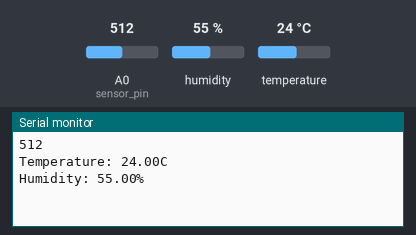
Bench run of a sketch on a simulated ESP8266 (NodeMCU). On the bench: the last lines printed to the serial monitor. Inputs (shaded band) come from the test bench; at power-on: humidity 55 %, A0 (sensor_pin) = 512, temperature 24 °C.

Above: at 2.7 s.
2.8 s: humidity set to 22 %
4.3 s: A0 (sensor_pin) set to 716
At 5.7 s:
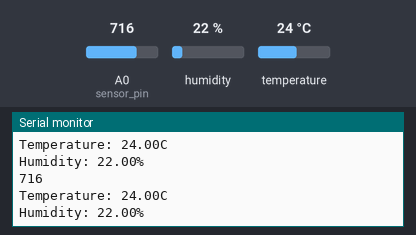
5.8 s: temperature set to 12 °C
At 7.1 s:
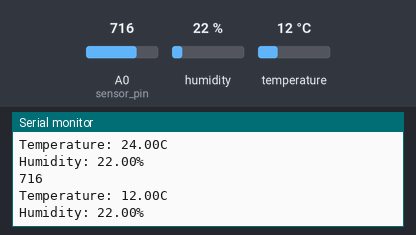
7.3 s: A0 (sensor_pin) set to 900
At 8.1 s:
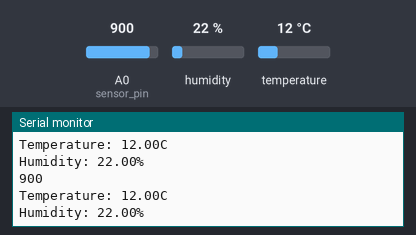
8.8 s: humidity set to 40 %
At 10.9 s:
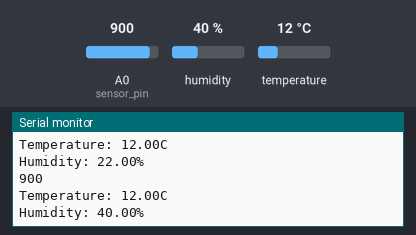
Timing chart, 0 to 11.3 s (numbered marks = the images above; inputs shaded):
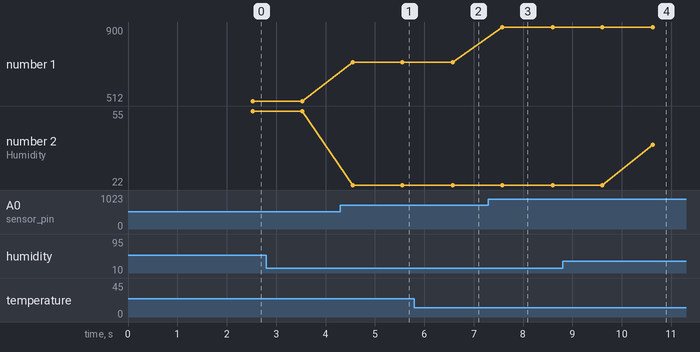

The sketch:

smart_agriculture.ino
```cpp
#define CAYENNE_PRINT Serial
#include <CayenneMQTTESP8266.h>
#include <DHT.h>

//WiFi Credential (Connect to WiFi)
char ssid[] = "CANALBOX-DBD6";
char wifi_password[] = "1316523275";

//Cayenne Credentials
char username[] = "00be5fb0-0976-11ec-9b2d-abd5fca49150";
char password[] = "b38634a5f495ea8fd5bc897f7864c056a615186a";
char clientID[] = "5ad07260-137e-11ec-9b2d-abd5fca49150";

//Capacitive soil moisture sensor setings
//-------------------------------------------------------------//
int sensor_pin = A0;
const int constant_value_in_air  = 0; //this is must be higher than the value in water
const int constant_value_in_water = 0; //this must be lower than the value in air.
int moisture_value = 0;
float sensor_voltage = 0;
int soil_moisture_percent = 0;

//DHT 11 Settings
//-------------------------------------------------------------//
#define DHTPIN 5
#define DHTTYPE DHT11
DHT dht(DHTPIN, DHTTYPE);
//Variables to hold temperature and humidity
float t;
float h;

void setup() {
  Serial.begin(9600);
  Cayenne.begin(username, password, clientID, ssid, wifi_password);
  dht.begin();
  pinMode(A0, INPUT);
}

void loop() {
  Cayenne.loop();
  moisture_value = analogRead(sensor_pin);

  t = dht.readTemperature();
  h = dht.readHumidity();

//  Displaying to Serial Monitor
  Serial.println(moisture_value);
  Serial.print("Temperature: ");
  Serial.print(t);
  Serial.println("C");
  Serial.print("Humidity: ");
  Serial.print(h);
  Serial.println("%");

//  virtualWrite(channel_number, value, "type value", "unit value");
  //or use map form 0 to 100
//  Cayenne.virtualWrite(1, map(ldr_data, 0, 1024, 0, 100));


//  Pushing sensors values to Cayene dashboard
//-------------------------------------------------------------//
  Cayenne.virtualWrite(0, moisture_value);
  Cayenne.virtualWrite(1, t);
  Cayenne.virtualWrite(2, h);
}

CAYENNE_IN(0) {

}
```

Measured:
- after the input at 4.3 s, the serial monitor: prints a new line after 0.25 s (image 1)
- after the input at 5.8 s, the serial monitor: prints a new line after 0.78 s (image 2)
- after the input at 7.3 s, the serial monitor: prints a new line after 0.28 s (image 3)
- after the input at 8.8 s, the serial monitor: prints a new line after 1.8 s (image 4)
- plotted number 1: 512 → 716 after the input at 4.3 s, 716 → 900 after the input at 7.3 s
- plotted number 2: 22 → 40 after the input at 8.8 s
